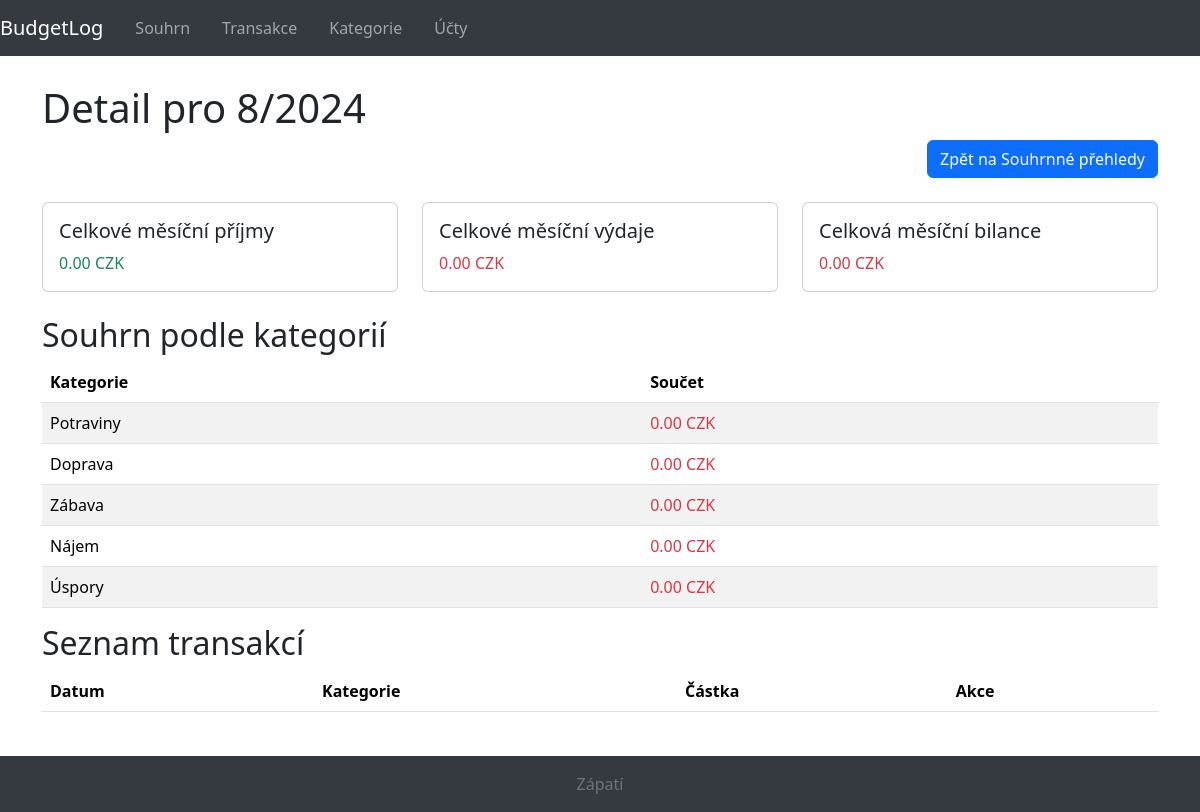
The page /dashboard/month/2024/8/ on the database as committed earlier.
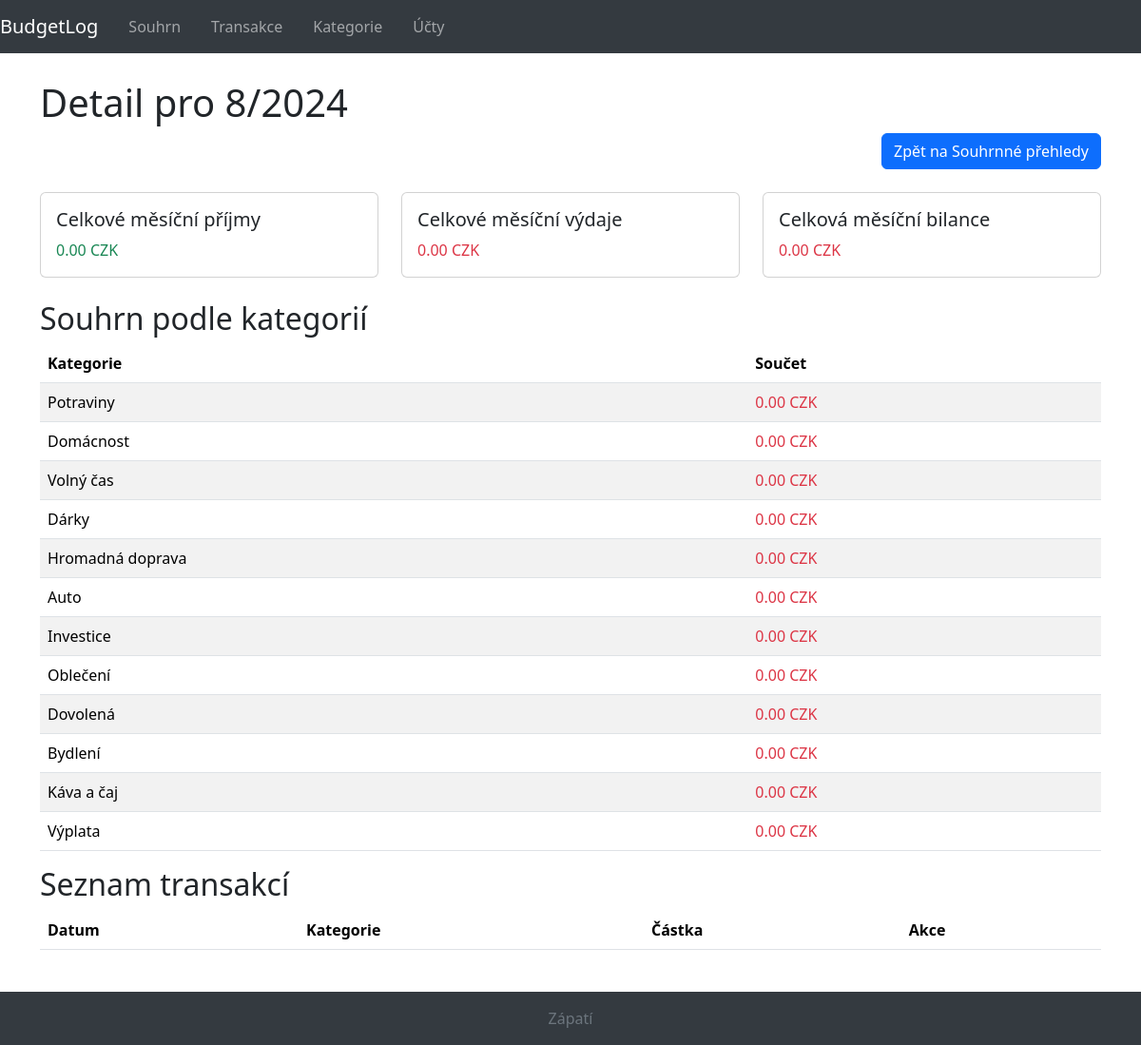
The same page on the database as committed later.
### budgetlog/models.py (models this page shows, shortened)
class Category(models.Model):
    name = models.CharField(max_length=200, unique=True, verbose_name="Název",
                            help_text="Uveď název kategorie pro transakce (např. potraviny, doprava, zábava)")
    description = models.TextField(null=True, blank=True, verbose_name="Popis",
                                   help_text="Detailnější popis kategorie pro transakce (volitelný)")

### budgetlog/views.py (the view)
# urls.py: path('dashboard/month/<int:year>/<int:month>/', views.MonthDetailView.as_view(), name='month-detail'),
class MonthDetailView(TemplateView):
    template_name = 'budgetlog/monthly_detail.html'
    def get_context_data(self, year, month, **kwargs):
        context = super().get_context_data(**kwargs)
        transactions = Transaction.objects.filter(
            datestamp__year=year,
            datestamp__month=month
        ).order_by('-datestamp')  # Seřazení dle data, nejnovější nahoře
        total_income = transactions.filter(type='income').aggregate(
            total=Coalesce(Sum('amount', output_field=DecimalField()), Decimal('0'))
        )['total']
        total_expense = transactions.filter(type='expense').aggregate(
            total=Coalesce(Sum('amount', output_field=DecimalField()), Decimal('0'))
        )['total']
        total_balance = total_income - total_expense
        total_income = float(total_income)
        total_expense = float(total_expense)
        total_balance = float(total_balance)
        """
        Q je objekt v Django, který se používá k vytváření složitějších dotazů pomocí ORM (Object-Relational Mapping).
        Umožňuje kombinovat podmínky pomocí logických operátorů (AND, OR) a pracovat s podmínkami, které nejsou možné
        pomocí standardních filtrů. Je nezbytné importovat Q z django.db.models, aby bylo možné jej použít v dotazech.
        F zase používáme pro referenci na pole modelu (transaction__amount) v agregaci při použití Case, When a then.
        Coalesce zajistí, že pokud není žádná transakce, použije se hodnota 0.
        output_field=DecimalField(): Zajistí, že výstup agregace je DecimalField.
        Decimal('0'): Výchozí hodnota jako Decimal, aby byla kompatibilní s typem amount.
        """
        category_summaries = Category.objects.annotate(
            total=Coalesce(
                Sum(
                    Case(
                        When(transaction__type='expense', then=-F('transaction__amount')),
                        default=F('transaction__amount'),
                        output_field=DecimalField()
                    ),
                    filter=Q(transaction__datestamp__year=year, transaction__datestamp__month=month),
                    output_field=DecimalField()
                ),
                Decimal('0')
            )
        ).order_by('-total')
        context.update({
            'year': year,
            'month': month,
            'transactions': transactions,
            'total_income': total_income,
            'total_expense': total_expense,
            'total_balance': total_balance,
            'category_summaries': category_summaries,
        })
        return context

### budgetlog/templates/budgetlog/monthly_detail.html (shortened to what this page needs)
{% extends "base_generic.html" %}
{% block content %}
<h1>Detail pro {{ month }}/{{ year }}</h1>
<div class="d-grid gap-2 d-md-flex justify-content-md-end">
    <a href="{% url 'dashboard' %}" class="btn btn-primary">Zpět na Souhrnné přehledy</a>
</div>
<br>
<div class="row mb-4">
    <div class="col-md-4">
        <div class="card">
            <div class="card-body">
                <h5 class="card-title">Celkové měsíční příjmy</h5>
                <p class="card-text text-success">{{ total_income|floatformat:2 }} CZK</p>
            </div>
        </div>
    </div>
    <div class="col-md-4">
        <div class="card">
            <div class="card-body">
                <h5 class="card-title">Celkové měsíční výdaje</h5>
                <p class="card-text text-danger">{{ total_expense|floatformat:2 }} CZK</p>
            </div>
        </div>
    </div>
    <div class="col-md-4">
        <div class="card">
            <div class="card-body">
                <h5 class="card-title">Celková měsíční bilance</h5>
                <p class="card-text">
                    {% if total_balance > 0 %}
                        <span class="text-success">{{ total_balance|floatformat:2 }} CZK</span>
                    {% else %}
                        <span class="text-danger">{{ total_balance|floatformat:2 }} CZK</span>
                    {% endif %}
                </p>
            </div>
        </div>
    </div>
</div>
<h2>Souhrn podle kategorií</h2>
<table class="table table-striped">
    <thead>
        <tr>
            <th>Kategorie</th>
            <th>Součet</th>
        </tr>
    </thead>
    <tbody>
        {% for category in category_summaries %}
            <tr>
                <td>{{ category.name }}</td>
                <td>
                    {% if category.total > 0 %}
                        <span class="text-success">{{ category.total|floatformat:2 }} CZK</span>
                    {% else %}
                        <span class="text-danger">{{ category.total|floatformat:2 }} CZK</span>
                    {% endif %}
                </td>
            </tr>
        {% endfor %}
    </tbody>
</table>
<h2>Seznam transakcí</h2>
<table class="table table-striped table-hover">
    <thead>
        <tr>
            <th>Datum</th>
            <th>Kategorie</th>
            <th>Částka</th>
            <th>Akce</th>
        </tr>
    </thead>
</table>
{% endblock %}

Rows that differ between the two databases and show on the page:
changed Category: name "Doprava" → "Domácnost"
changed Category: name "Zábava" → "Volný čas"
changed Category: name "Nájem" → "Dárky"
changed Category: name "Úspory" → "Hromadná doprava"
added Category: name "Auto", total "0.00"
added Category: name "Investice", total "0.00"
added Category: name "Oblečení", total "0.00"
added Category: name "Dovolená", total "0.00"
added Category: name "Bydlení", total "0.00"
added Category: name "Káva a čaj", total "0.00"
added Category: name "Výplata", total "0.00"
